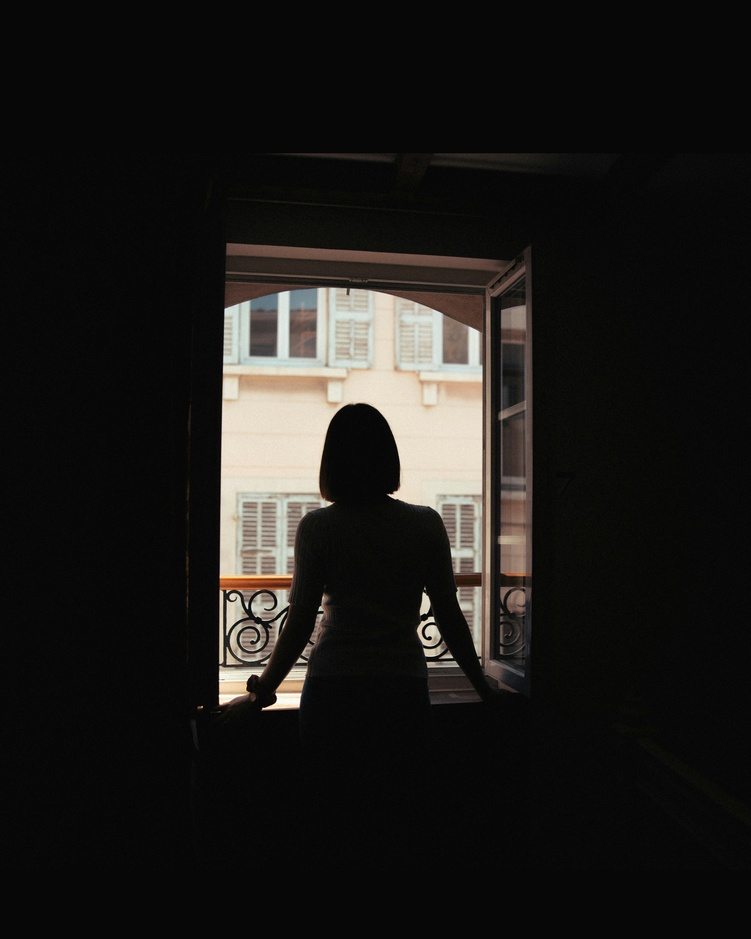
#> input picture images/women-standing-open-door.jpg, 751 x 939 px, shrunk from 4693 x 5867 before the run
$ jupyter execute q4_otsu_equalization.ipynb   (shell and % lines are left out)
#> lines starting #> are read from the running program, lines starting #| are printed output that depends on the picture; after the words box and inside, x2 and y2 are one past the last pixel; in counts of white or black regions, pixels touching at a corner belong together
# Question 4 — Otsu Thresholding and Selective Histogram Equalization
- (a) Otsu threshold for foreground mask
- (b) Equalize only the foreground region

[cell 1]
import cv2 as cv
import numpy as np
import matplotlib.pyplot as plt

def show_gray(img, title=''):
    plt.figure(figsize=(6, 5))
    plt.imshow(img, cmap='gray', vmin=0, vmax=255)
    plt.title(title)
    plt.axis('off')
    plt.show()

[cell 2]
# Load and convert to grayscale
img = cv.imread('images/women-standing-open-door.jpg')
#> img is the input picture: shape (939, 751, 3); mean B, G, R 25.1, 27.4, 29
assert img is not None
gray = cv.cvtColor(img, cv.COLOR_BGR2GRAY)
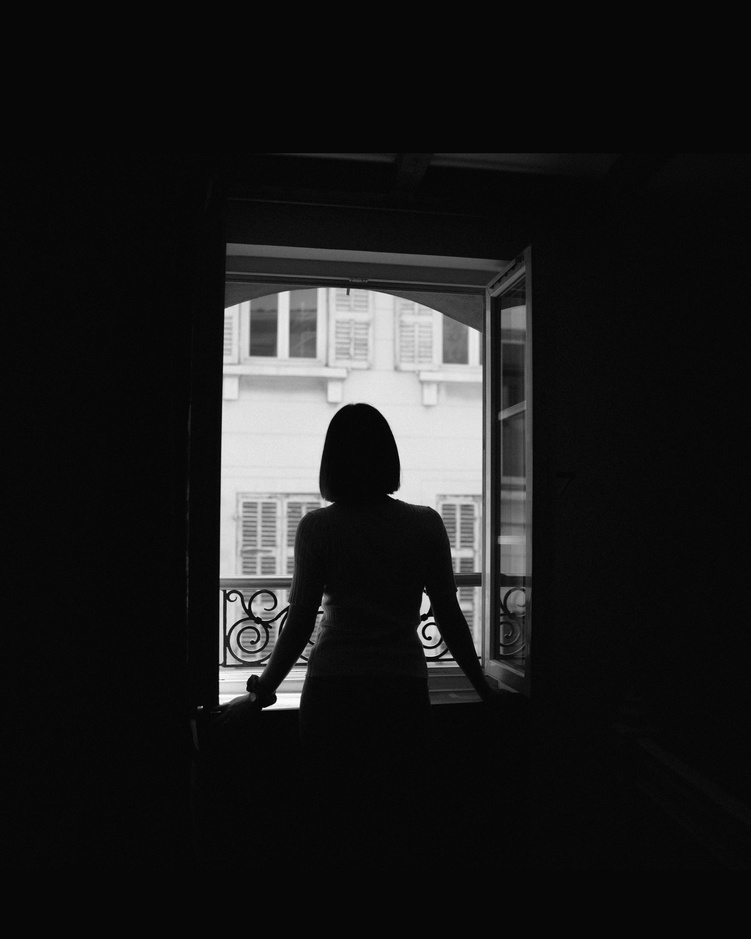
#> gray: shape (939, 751); min 0, max 254, mean 27.6
show_gray(gray, 'Grayscale')

[cell 3]
# (a) Otsu thresholding
# Otsu finds the threshold that minimises intra-class variance — works well
# here because the histogram is bimodal: dark room vs bright exterior window
thresh_val, mask = cv.threshold(gray, 0, 255, cv.THRESH_BINARY + cv.THRESH_OTSU)
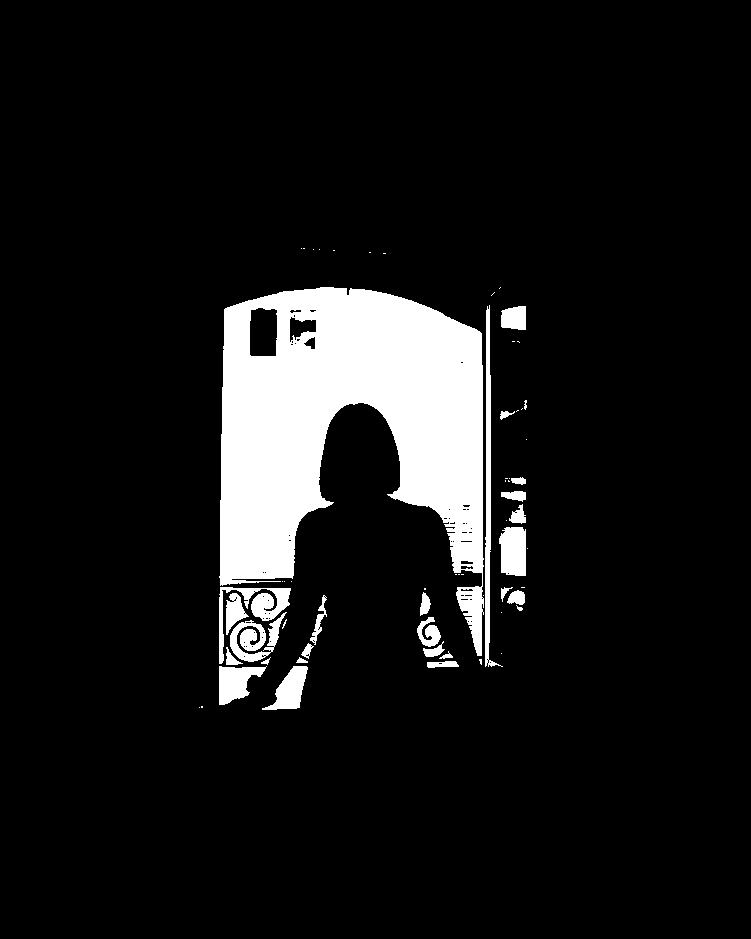
#> mask: shape (939, 751); 9.3% white; 62 white regions (35 under 20 px), largest, box (x1, y1, x2, y2) and area: (219, 287, 484, 656) 54243, (485, 305, 503, 667) 1746, (219, 587, 291, 664) 1398
#> thresh_val = 101
print(f'Otsu threshold value: {int(thresh_val)}')
#| Otsu threshold value: 101

# Invert: foreground = dark room + woman (below threshold)
fg_mask = cv.bitwise_not(mask)

fig, axes = plt.subplots(1, 3, figsize=(18, 5))
axes[0].imshow(gray,    cmap='gray'); axes[0].set_title('Grayscale');              axes[0].axis('off')
axes[1].imshow(mask,    cmap='gray'); axes[1].set_title(f'Otsu Mask (t={int(thresh_val)})'); axes[1].axis('off')
axes[2].imshow(fg_mask, cmap='gray'); axes[2].set_title('Foreground Mask');        axes[2].axis('off')
plt.tight_layout()
plt.savefig('outputs/q4a_otsu.png', dpi=150, bbox_inches='tight')
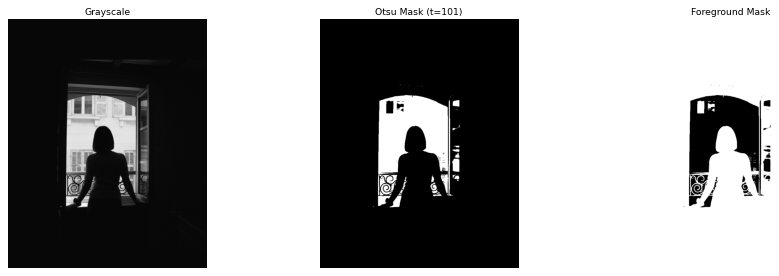
#> figure drawn by matplotlib, 3 panels
plt.show()

[cell 4]
# (b) Equalize only the foreground using our custom function from Q3
def my_hist_equalization(img):
    hist = np.bincount(img.flatten(), minlength=256)
    cdf  = np.cumsum(hist / hist.sum())
    lut  = np.floor(255 * cdf).astype(np.uint8)
    return lut[img]

# Build LUT from foreground pixels only
fg_pixels = gray[fg_mask == 255]
hist  = np.bincount(fg_pixels, minlength=256)
#> hist = 256 values, max 272135 at index 7, min 0 at index 102, mean 2499.2
cdf   = np.cumsum(hist / hist.sum())
#> cdf = 256 values from 1.41e-05 to 1
lut   = np.floor(255 * cdf).astype(np.uint8)
#> lut = 256 values from 0 to 254

# Apply only to foreground
result = gray.copy()
result[fg_mask == 255] = lut[gray[fg_mask == 255]]
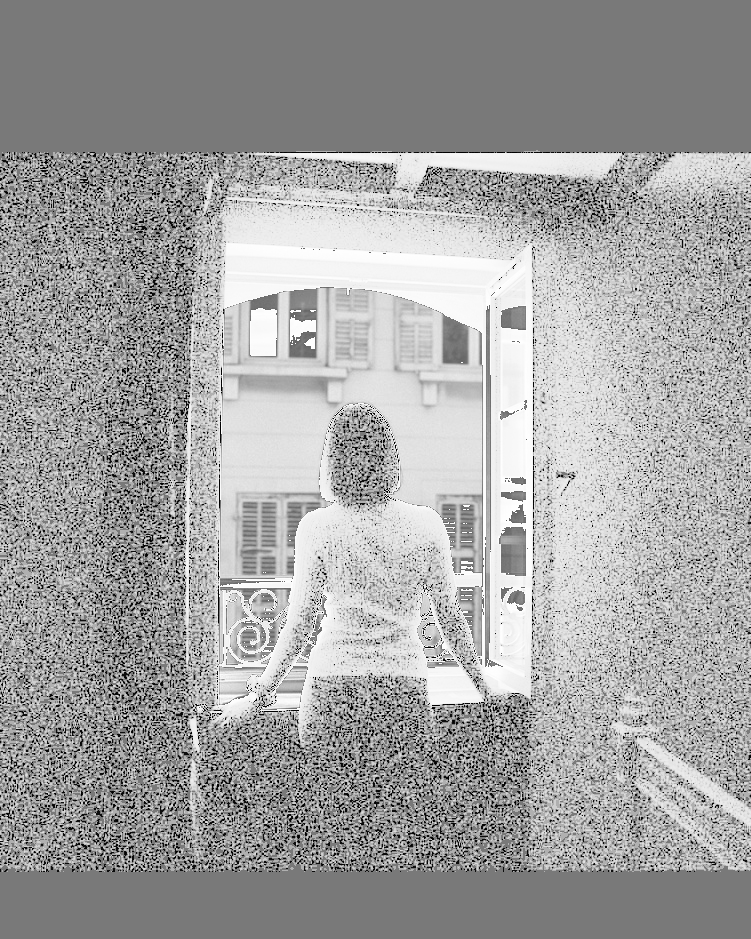
#> result: shape (939, 751); min 0, max 254, mean 161.7

fig, axes = plt.subplots(1, 2, figsize=(14, 6))
axes[0].imshow(gray,   cmap='gray', vmin=0, vmax=255); axes[0].set_title('Original Grayscale'); axes[0].axis('off')
axes[1].imshow(result, cmap='gray', vmin=0, vmax=255); axes[1].set_title('Foreground Equalized'); axes[1].axis('off')
plt.tight_layout()
plt.savefig('outputs/q4b_equalized.png', dpi=150, bbox_inches='tight')
plt.show()

print('Hidden features revealed:')
print('  - Texture and folds in the woman\'s clothing')
print('  - Decorative ironwork detail on the window frame')
print('  - Door frame edges and room wall surfaces')
